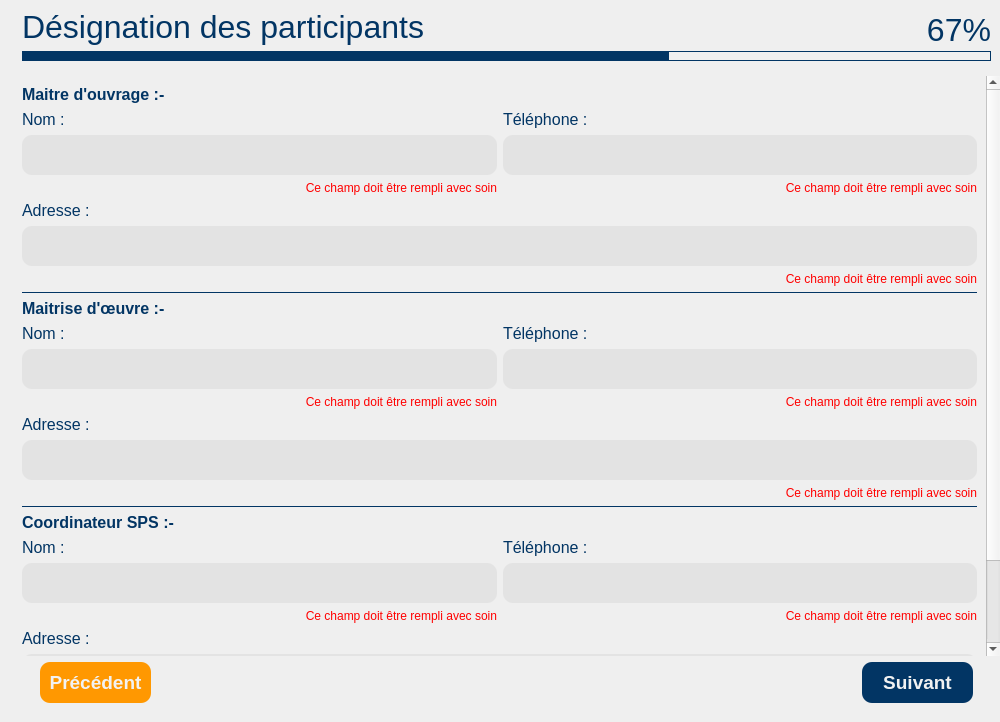
<?xml version="1.0" encoding="UTF-8"?>
<ui version="4.0">
 <class>Dialog</class>
 <widget class="QDialog" name="Dialog">
  <property name="geometry">
   <rect>
    <x>0</x>
    <y>0</y>
    <width>1000</width>
    <height>722</height>
   </rect>
  </property>
  <property name="minimumSize">
   <size>
    <width>800</width>
    <height>480</height>
   </size>
  </property>
  <property name="windowTitle">
   <string>Dialog</string>
  </property>
  <layout class="QGridLayout" name="gridLayout">
   <property name="leftMargin">
    <number>0</number>
   </property>
   <property name="topMargin">
    <number>0</number>
   </property>
   <property name="rightMargin">
    <number>0</number>
   </property>
   <property name="bottomMargin">
    <number>0</number>
   </property>
   <item row="0" column="0">
    <layout class="QHBoxLayout" name="horizontalLayout">
     <item>
      <widget class="QLabel" name="label">
       <property name="maximumSize">
        <size>
         <width>500</width>
         <height>16777215</height>
        </size>
       </property>
       <property name="text">
        <string/>
       </property>
       <property name="pixmap">
        <pixmap>:/img_back/back.png</pixmap>
       </property>
       <property name="scaledContents">
        <bool>true</bool>
       </property>
      </widget>
     </item>
     <item>
      <widget class="QWidget" name="widget" native="true">
       <layout class="QVBoxLayout" name="verticalLayout">
        <property name="leftMargin">
         <number>0</number>
        </property>
        <property name="topMargin">
         <number>0</number>
        </property>
        <property name="rightMargin">
         <number>0</number>
        </property>
        <property name="bottomMargin">
         <number>10</number>
        </property>
        <item>
         <widget class="QWidget" name="w_top" native="true">
          <property name="minimumSize">
           <size>
            <width>0</width>
            <height>70</height>
           </size>
          </property>
          <property name="maximumSize">
           <size>
            <width>16777215</width>
            <height>70</height>
           </size>
          </property>
          <layout class="QGridLayout" name="gridLayout_2">
           <item row="0" column="0" rowspan="2" colspan="2">
            <widget class="QLabel" name="label_2">
             <property name="font">
              <font>
               <pointsize>24</pointsize>
              </font>
             </property>
             <property name="styleSheet">
              <string notr="true">color:#023564;</string>
             </property>
             <property name="text">
              <string>Désignation des participants</string>
             </property>
            </widget>
           </item>
           <item row="1" column="1">
            <widget class="QLabel" name="label_3">
             <property name="font">
              <font>
               <pointsize>24</pointsize>
              </font>
             </property>
             <property name="styleSheet">
              <string notr="true">color:#023564;</string>
             </property>
             <property name="text">
              <string>67%</string>
             </property>
             <property name="alignment">
              <set>Qt::AlignRight|Qt::AlignTrailing|Qt::AlignVCenter</set>
             </property>
            </widget>
           </item>
           <item row="2" column="0" colspan="2">
            <widget class="QWidget" name="widget_5" native="true">
             <property name="minimumSize">
              <size>
               <width>0</width>
               <height>10</height>
              </size>
             </property>
             <property name="maximumSize">
              <size>
               <width>16777215</width>
               <height>10</height>
              </size>
             </property>
             <property name="styleSheet">
              <string notr="true">border: 1 solid #023564;</string>
             </property>
             <layout class="QHBoxLayout" name="horizontalLayout_3">
              <property name="spacing">
               <number>0</number>
              </property>
              <property name="sizeConstraint">
               <enum>QLayout::SetDefaultConstraint</enum>
              </property>
              <property name="leftMargin">
               <number>0</number>
              </property>
              <property name="topMargin">
               <number>0</number>
              </property>
              <property name="rightMargin">
               <number>0</number>
              </property>
              <property name="bottomMargin">
               <number>0</number>
              </property>
              <item>
               <widget class="QWidget" name="widget_6" native="true">
                <property name="sizePolicy">
                 <sizepolicy hsizetype="Preferred" vsizetype="Preferred">
                  <horstretch>8</horstretch>
                  <verstretch>0</verstretch>
                 </sizepolicy>
                </property>
                <property name="styleSheet">
                 <string notr="true">background-color:rgb(2, 53, 100);
width: 50%;</string>
                </property>
               </widget>
              </item>
              <item>
               <widget class="QWidget" name="widget_7" native="true">
                <property name="sizePolicy">
                 <sizepolicy hsizetype="Preferred" vsizetype="Preferred">
                  <horstretch>4</horstretch>
                  <verstretch>0</verstretch>
                 </sizepolicy>
                </property>
                <property name="minimumSize">
                 <size>
                  <width>0</width>
                  <height>10</height>
                 </size>
                </property>
                <property name="maximumSize">
                 <size>
                  <width>16777215</width>
                  <height>10</height>
                 </size>
                </property>
                <property name="styleSheet">
                 <string notr="true"/>
                </property>
               </widget>
              </item>
             </layout>
            </widget>
           </item>
          </layout>
         </widget>
        </item>
        <item>
         <widget class="QScrollArea" name="pnls_1">
          <property name="styleSheet">
           <string notr="true">QTextEdit
{
background:#e3e3e3;
border: 0;
border-radius: 10px;
color:#ababab;
font: 19pt &quot;Arial&quot;;
padding-left:5px;
}

QTextEdit:focus
{
color:#ff9801;
background:#f2f2f2;
border: 2 Solid #ff9801;
font: 19pt &quot;Arial&quot;;
}

QLabel
{
	color : red;
	font: 12pt &quot;Arial&quot;;
}

QCheckBox
{
color:#ababab;
font: 14pt &quot;Arial&quot;;
}

QCheckBox:hover
{
color:#ff9801;
}

QCheckBox:Checked
{
color:#023564;
}

QComboBox
{
color:#023564;
font: 16pt &quot;Arial&quot;;
}

QTimeEdit
{
background:#e3e3e3;
color:#023564;
font: 16pt &quot;Arial&quot;;
}</string>
          </property>
          <property name="frameShape">
           <enum>QFrame::NoFrame</enum>
          </property>
          <property name="frameShadow">
           <enum>QFrame::Sunken</enum>
          </property>
          <property name="lineWidth">
           <number>0</number>
          </property>
          <property name="verticalScrollBarPolicy">
           <enum>Qt::ScrollBarAsNeeded</enum>
          </property>
          <property name="widgetResizable">
           <bool>true</bool>
          </property>
          <widget class="QWidget" name="pnl_main">
           <property name="geometry">
            <rect>
             <x>0</x>
             <y>-138</y>
             <width>970</width>
             <height>716</height>
            </rect>
           </property>
           <layout class="QGridLayout" name="gridLayout_3">
            <item row="23" column="0" colspan="2">
             <widget class="QWidget" name="widget_4" native="true">
              <property name="minimumSize">
               <size>
                <width>0</width>
                <height>1</height>
               </size>
              </property>
              <property name="maximumSize">
               <size>
                <width>16777215</width>
                <height>1</height>
               </size>
              </property>
              <property name="styleSheet">
               <string notr="true">background-color:rgb(2, 53, 100);</string>
              </property>
             </widget>
            </item>
            <item row="0" column="0">
             <widget class="QLabel" name="label_6">
              <property name="font">
               <font>
                <family>Arial</family>
                <pointsize>12</pointsize>
                <weight>50</weight>
                <italic>false</italic>
                <bold>false</bold>
               </font>
              </property>
              <property name="styleSheet">
               <string notr="true">color:#023564;</string>
              </property>
              <property name="text">
               <string>&lt;html&gt;&lt;head/&gt;&lt;body&gt;&lt;p&gt;&lt;span style=&quot; font-weight:600;&quot;&gt;Maitre d'ouvrage :-&lt;/span&gt;&lt;/p&gt;&lt;/body&gt;&lt;/html&gt;</string>
              </property>
              <property name="alignment">
               <set>Qt::AlignLeading|Qt::AlignLeft|Qt::AlignVCenter</set>
              </property>
             </widget>
            </item>
            <item row="1" column="1">
             <widget class="QLabel" name="label_9">
              <property name="font">
               <font>
                <family>Arial</family>
                <pointsize>12</pointsize>
                <weight>50</weight>
                <italic>false</italic>
                <bold>false</bold>
               </font>
              </property>
              <property name="styleSheet">
               <string notr="true">color:#023564;</string>
              </property>
              <property name="text">
               <string>Téléphone :</string>
              </property>
             </widget>
            </item>
            <item row="2" column="0">
             <widget class="QTextEdit" name="txt_name1">
              <property name="maximumSize">
               <size>
                <width>16777215</width>
                <height>40</height>
               </size>
              </property>
              <property name="styleSheet">
               <string notr="true"/>
              </property>
              <property name="tabChangesFocus">
               <bool>true</bool>
              </property>
              <property name="placeholderText">
               <string/>
              </property>
             </widget>
            </item>
            <item row="1" column="0">
             <widget class="QLabel" name="label_8">
              <property name="font">
               <font>
                <family>Arial</family>
                <pointsize>12</pointsize>
                <weight>50</weight>
                <italic>false</italic>
                <bold>false</bold>
               </font>
              </property>
              <property name="styleSheet">
               <string notr="true">color:#023564;</string>
              </property>
              <property name="text">
               <string>Nom :</string>
              </property>
             </widget>
            </item>
            <item row="11" column="1">
             <widget class="QLabel" name="lbl_tel2">
              <property name="enabled">
               <bool>true</bool>
              </property>
              <property name="styleSheet">
               <string notr="true">font-size:12px;</string>
              </property>
              <property name="inputMethodHints">
               <set>Qt::ImhNone</set>
              </property>
              <property name="text">
               <string>Ce champ doit être rempli avec soin</string>
              </property>
              <property name="alignment">
               <set>Qt::AlignRight|Qt::AlignTrailing|Qt::AlignVCenter</set>
              </property>
             </widget>
            </item>
            <item row="22" column="1">
             <widget class="QLabel" name="lbl_address3">
              <property name="enabled">
               <bool>true</bool>
              </property>
              <property name="styleSheet">
               <string notr="true">font-size:12px;</string>
              </property>
              <property name="inputMethodHints">
               <set>Qt::ImhNone</set>
              </property>
              <property name="text">
               <string>Ce champ doit être rempli avec soin</string>
              </property>
              <property name="alignment">
               <set>Qt::AlignRight|Qt::AlignTrailing|Qt::AlignVCenter</set>
              </property>
             </widget>
            </item>
            <item row="8" column="0">
             <widget class="QLabel" name="label_7">
              <property name="font">
               <font>
                <family>Arial</family>
                <pointsize>12</pointsize>
                <weight>50</weight>
                <italic>false</italic>
                <bold>false</bold>
               </font>
              </property>
              <property name="styleSheet">
               <string notr="true">color:#023564;</string>
              </property>
              <property name="text">
               <string>&lt;html&gt;&lt;head/&gt;&lt;body&gt;&lt;p&gt;&lt;span style=&quot; font-weight:600;&quot;&gt;Maitrise d'œuvre :-&lt;/span&gt;&lt;/p&gt;&lt;/body&gt;&lt;/html&gt;</string>
              </property>
              <property name="alignment">
               <set>Qt::AlignLeading|Qt::AlignLeft|Qt::AlignVCenter</set>
              </property>
             </widget>
            </item>
            <item row="16" column="0">
             <widget class="QLabel" name="label_15">
              <property name="font">
               <font>
                <family>Arial</family>
                <pointsize>12</pointsize>
                <weight>50</weight>
                <italic>false</italic>
                <bold>false</bold>
               </font>
              </property>
              <property name="styleSheet">
               <string notr="true">color:#023564;</string>
              </property>
              <property name="text">
               <string>&lt;html&gt;&lt;head/&gt;&lt;body&gt;&lt;p&gt;&lt;span style=&quot; font-weight:600;&quot;&gt;Coordinateur SPS :-&lt;/span&gt;&lt;/p&gt;&lt;/body&gt;&lt;/html&gt;</string>
              </property>
              <property name="alignment">
               <set>Qt::AlignLeading|Qt::AlignLeft|Qt::AlignVCenter</set>
              </property>
             </widget>
            </item>
            <item row="18" column="1">
             <widget class="QTextEdit" name="txt_tel3">
              <property name="maximumSize">
               <size>
                <width>16777215</width>
                <height>40</height>
               </size>
              </property>
              <property name="styleSheet">
               <string notr="true"/>
              </property>
              <property name="tabChangesFocus">
               <bool>true</bool>
              </property>
              <property name="placeholderText">
               <string/>
              </property>
             </widget>
            </item>
            <item row="10" column="1">
             <widget class="QTextEdit" name="txt_tel2">
              <property name="maximumSize">
               <size>
                <width>16777215</width>
                <height>40</height>
               </size>
              </property>
              <property name="styleSheet">
               <string notr="true"/>
              </property>
              <property name="tabChangesFocus">
               <bool>true</bool>
              </property>
              <property name="placeholderText">
               <string/>
              </property>
             </widget>
            </item>
            <item row="2" column="1">
             <widget class="QTextEdit" name="txt_tel1">
              <property name="maximumSize">
               <size>
                <width>16777215</width>
                <height>40</height>
               </size>
              </property>
              <property name="styleSheet">
               <string notr="true"/>
              </property>
              <property name="tabChangesFocus">
               <bool>true</bool>
              </property>
              <property name="placeholderText">
               <string/>
              </property>
             </widget>
            </item>
            <item row="12" column="0">
             <widget class="QLabel" name="label_13">
              <property name="font">
               <font>
                <family>Arial</family>
                <pointsize>12</pointsize>
                <weight>50</weight>
                <italic>false</italic>
                <bold>false</bold>
               </font>
              </property>
              <property name="styleSheet">
               <string notr="true">color:#023564;</string>
              </property>
              <property name="text">
               <string>Adresse :</string>
              </property>
             </widget>
            </item>
            <item row="13" column="0" colspan="2">
             <widget class="QTextEdit" name="txt_address2">
              <property name="maximumSize">
               <size>
                <width>16777215</width>
                <height>40</height>
               </size>
              </property>
              <property name="styleSheet">
               <string notr="true"/>
              </property>
              <property name="tabChangesFocus">
               <bool>true</bool>
              </property>
              <property name="placeholderText">
               <string/>
              </property>
             </widget>
            </item>
            <item row="14" column="1">
             <widget class="QLabel" name="lbl_address2">
              <property name="enabled">
               <bool>true</bool>
              </property>
              <property name="styleSheet">
               <string notr="true">font-size:12px;</string>
              </property>
              <property name="inputMethodHints">
               <set>Qt::ImhNone</set>
              </property>
              <property name="text">
               <string>Ce champ doit être rempli avec soin</string>
              </property>
              <property name="alignment">
               <set>Qt::AlignRight|Qt::AlignTrailing|Qt::AlignVCenter</set>
              </property>
             </widget>
            </item>
            <item row="3" column="0">
             <widget class="QLabel" name="lbl_name1">
              <property name="enabled">
               <bool>true</bool>
              </property>
              <property name="styleSheet">
               <string notr="true">font-size:12px;</string>
              </property>
              <property name="inputMethodHints">
               <set>Qt::ImhNone</set>
              </property>
              <property name="text">
               <string>Ce champ doit être rempli avec soin</string>
              </property>
              <property name="alignment">
               <set>Qt::AlignRight|Qt::AlignTrailing|Qt::AlignVCenter</set>
              </property>
             </widget>
            </item>
            <item row="6" column="1">
             <widget class="QLabel" name="lbl_address1">
              <property name="enabled">
               <bool>true</bool>
              </property>
              <property name="styleSheet">
               <string notr="true">font-size:12px;</string>
              </property>
              <property name="inputMethodHints">
               <set>Qt::ImhNone</set>
              </property>
              <property name="text">
               <string>Ce champ doit être rempli avec soin</string>
              </property>
              <property name="alignment">
               <set>Qt::AlignRight|Qt::AlignTrailing|Qt::AlignVCenter</set>
              </property>
             </widget>
            </item>
            <item row="17" column="1">
             <widget class="QLabel" name="label_17">
              <property name="font">
               <font>
                <family>Arial</family>
                <pointsize>12</pointsize>
                <weight>50</weight>
                <italic>false</italic>
                <bold>false</bold>
               </font>
              </property>
              <property name="styleSheet">
               <string notr="true">color:#023564;</string>
              </property>
              <property name="text">
               <string>Téléphone :</string>
              </property>
             </widget>
            </item>
            <item row="5" column="0" colspan="2">
             <widget class="QTextEdit" name="txt_address1">
              <property name="maximumSize">
               <size>
                <width>16777215</width>
                <height>40</height>
               </size>
              </property>
              <property name="styleSheet">
               <string notr="true"/>
              </property>
              <property name="tabChangesFocus">
               <bool>true</bool>
              </property>
              <property name="placeholderText">
               <string/>
              </property>
             </widget>
            </item>
            <item row="18" column="0">
             <widget class="QTextEdit" name="txt_name3">
              <property name="maximumSize">
               <size>
                <width>16777215</width>
                <height>40</height>
               </size>
              </property>
              <property name="styleSheet">
               <string notr="true"/>
              </property>
              <property name="tabChangesFocus">
               <bool>true</bool>
              </property>
              <property name="placeholderText">
               <string/>
              </property>
             </widget>
            </item>
            <item row="19" column="0">
             <widget class="QLabel" name="lbl_name3">
              <property name="enabled">
               <bool>true</bool>
              </property>
              <property name="styleSheet">
               <string notr="true">font-size:12px;</string>
              </property>
              <property name="inputMethodHints">
               <set>Qt::ImhNone</set>
              </property>
              <property name="text">
               <string>Ce champ doit être rempli avec soin</string>
              </property>
              <property name="alignment">
               <set>Qt::AlignRight|Qt::AlignTrailing|Qt::AlignVCenter</set>
              </property>
             </widget>
            </item>
            <item row="21" column="0" colspan="2">
             <widget class="QTextEdit" name="txt_address3">
              <property name="maximumSize">
               <size>
                <width>16777215</width>
                <height>40</height>
               </size>
              </property>
              <property name="styleSheet">
               <string notr="true"/>
              </property>
              <property name="tabChangesFocus">
               <bool>true</bool>
              </property>
              <property name="placeholderText">
               <string/>
              </property>
             </widget>
            </item>
            <item row="10" column="0">
             <widget class="QTextEdit" name="txt_name2">
              <property name="maximumSize">
               <size>
                <width>16777215</width>
                <height>40</height>
               </size>
              </property>
              <property name="styleSheet">
               <string notr="true"/>
              </property>
              <property name="tabChangesFocus">
               <bool>true</bool>
              </property>
              <property name="placeholderText">
               <string/>
              </property>
             </widget>
            </item>
            <item row="17" column="0">
             <widget class="QLabel" name="label_16">
              <property name="font">
               <font>
                <family>Arial</family>
                <pointsize>12</pointsize>
                <weight>50</weight>
                <italic>false</italic>
                <bold>false</bold>
               </font>
              </property>
              <property name="styleSheet">
               <string notr="true">color:#023564;</string>
              </property>
              <property name="text">
               <string>Nom :</string>
              </property>
             </widget>
            </item>
            <item row="9" column="1">
             <widget class="QLabel" name="label_12">
              <property name="font">
               <font>
                <family>Arial</family>
                <pointsize>12</pointsize>
                <weight>50</weight>
                <italic>false</italic>
                <bold>false</bold>
               </font>
              </property>
              <property name="styleSheet">
               <string notr="true">color:#023564;</string>
              </property>
              <property name="text">
               <string>Téléphone :</string>
              </property>
             </widget>
            </item>
            <item row="11" column="0">
             <widget class="QLabel" name="lbl_name2">
              <property name="enabled">
               <bool>true</bool>
              </property>
              <property name="styleSheet">
               <string notr="true">font-size:12px;</string>
              </property>
              <property name="inputMethodHints">
               <set>Qt::ImhNone</set>
              </property>
              <property name="text">
               <string>Ce champ doit être rempli avec soin</string>
              </property>
              <property name="alignment">
               <set>Qt::AlignRight|Qt::AlignTrailing|Qt::AlignVCenter</set>
              </property>
             </widget>
            </item>
            <item row="3" column="1">
             <widget class="QLabel" name="lbl_tel1">
              <property name="enabled">
               <bool>true</bool>
              </property>
              <property name="styleSheet">
               <string notr="true">font-size:12px;</string>
              </property>
              <property name="inputMethodHints">
               <set>Qt::ImhNone</set>
              </property>
              <property name="text">
               <string>Ce champ doit être rempli avec soin</string>
              </property>
              <property name="alignment">
               <set>Qt::AlignRight|Qt::AlignTrailing|Qt::AlignVCenter</set>
              </property>
             </widget>
            </item>
            <item row="19" column="1">
             <widget class="QLabel" name="lbl_tel3">
              <property name="enabled">
               <bool>true</bool>
              </property>
              <property name="styleSheet">
               <string notr="true">font-size:12px;</string>
              </property>
              <property name="inputMethodHints">
               <set>Qt::ImhNone</set>
              </property>
              <property name="text">
               <string>Ce champ doit être rempli avec soin</string>
              </property>
              <property name="alignment">
               <set>Qt::AlignRight|Qt::AlignTrailing|Qt::AlignVCenter</set>
              </property>
             </widget>
            </item>
            <item row="9" column="0">
             <widget class="QLabel" name="label_11">
              <property name="font">
               <font>
                <family>Arial</family>
                <pointsize>12</pointsize>
                <weight>50</weight>
                <italic>false</italic>
                <bold>false</bold>
               </font>
              </property>
              <property name="styleSheet">
               <string notr="true">color:#023564;</string>
              </property>
              <property name="text">
               <string>Nom :</string>
              </property>
             </widget>
            </item>
            <item row="4" column="0">
             <widget class="QLabel" name="label_10">
              <property name="font">
               <font>
                <family>Arial</family>
                <pointsize>12</pointsize>
                <weight>50</weight>
                <italic>false</italic>
                <bold>false</bold>
               </font>
              </property>
              <property name="styleSheet">
               <string notr="true">color:#023564;</string>
              </property>
              <property name="text">
               <string>Adresse :</string>
              </property>
             </widget>
            </item>
            <item row="20" column="0">
             <widget class="QLabel" name="label_14">
              <property name="font">
               <font>
                <family>Arial</family>
                <pointsize>12</pointsize>
                <weight>50</weight>
                <italic>false</italic>
                <bold>false</bold>
               </font>
              </property>
              <property name="styleSheet">
               <string notr="true">color:#023564;</string>
              </property>
              <property name="text">
               <string>Adresse :</string>
              </property>
             </widget>
            </item>
            <item row="7" column="0" colspan="2">
             <widget class="QWidget" name="widget_2" native="true">
              <property name="minimumSize">
               <size>
                <width>0</width>
                <height>1</height>
               </size>
              </property>
              <property name="maximumSize">
               <size>
                <width>16777215</width>
                <height>1</height>
               </size>
              </property>
              <property name="styleSheet">
               <string notr="true">background-color:rgb(2, 53, 100);</string>
              </property>
             </widget>
            </item>
            <item row="15" column="0" colspan="2">
             <widget class="QWidget" name="widget_3" native="true">
              <property name="minimumSize">
               <size>
                <width>0</width>
                <height>1</height>
               </size>
              </property>
              <property name="maximumSize">
               <size>
                <width>16777215</width>
                <height>1</height>
               </size>
              </property>
              <property name="styleSheet">
               <string notr="true">background-color:rgb(2, 53, 100);</string>
              </property>
             </widget>
            </item>
            <item row="24" column="0" colspan="2">
             <widget class="QCheckBox" name="ch1">
              <property name="text">
               <string>Existe-t-il un plan général de coordination ?</string>
              </property>
             </widget>
            </item>
           </layout>
          </widget>
         </widget>
        </item>
        <item>
         <widget class="QWidget" name="pnl_btns" native="true">
          <property name="maximumSize">
           <size>
            <width>16777215</width>
            <height>50</height>
           </size>
          </property>
          <property name="font">
           <font>
            <family>Arial Black</family>
           </font>
          </property>
          <layout class="QHBoxLayout" name="horizontalLayout_2">
           <property name="leftMargin">
            <number>27</number>
           </property>
           <property name="topMargin">
            <number>0</number>
           </property>
           <property name="rightMargin">
            <number>27</number>
           </property>
           <property name="bottomMargin">
            <number>18</number>
           </property>
           <item>
            <widget class="QPushButton" name="btn_back">
             <property name="minimumSize">
              <size>
               <width>111</width>
               <height>41</height>
              </size>
             </property>
             <property name="maximumSize">
              <size>
               <width>111</width>
               <height>41</height>
              </size>
             </property>
             <property name="font">
              <font>
               <family>Arial</family>
               <pointsize>14</pointsize>
               <weight>75</weight>
               <italic>false</italic>
               <bold>true</bold>
              </font>
             </property>
             <property name="styleSheet">
              <string notr="true">QPushButton#btn_back
{
background-color:#ff9801;
color:#f2f2f2;
border-radius: 10px;
font: 75 14pt &quot;Arial&quot;;
font-weight: bold;
}

QPushButton#btn_back:hover
{
background-color:#fbaa32;
}</string>
             </property>
             <property name="text">
              <string>Précédent</string>
             </property>
             <property name="checkable">
              <bool>false</bool>
             </property>
             <property name="flat">
              <bool>false</bool>
             </property>
            </widget>
           </item>
           <item>
            <spacer name="horizontalSpacer">
             <property name="orientation">
              <enum>Qt::Horizontal</enum>
             </property>
             <property name="sizeHint" stdset="0">
              <size>
               <width>40</width>
               <height>20</height>
              </size>
             </property>
            </spacer>
           </item>
           <item>
            <widget class="QPushButton" name="btn_next">
             <property name="minimumSize">
              <size>
               <width>111</width>
               <height>41</height>
              </size>
             </property>
             <property name="maximumSize">
              <size>
               <width>111</width>
               <height>41</height>
              </size>
             </property>
             <property name="font">
              <font>
               <family>Arial</family>
               <pointsize>14</pointsize>
               <weight>75</weight>
               <italic>false</italic>
               <bold>true</bold>
              </font>
             </property>
             <property name="styleSheet">
              <string notr="true">QPushButton#btn_next
{
background-color:rgb(2, 53, 100);
color:#f2f2f2;
border-radius: 10px;
font: 75 14pt &quot;Arial&quot;;
font-weight: bold;
}

QPushButton#btn_next:hover
{
background-color:#2d5c87;
}</string>
             </property>
             <property name="text">
              <string>Suivant</string>
             </property>
             <property name="checkable">
              <bool>false</bool>
             </property>
             <property name="flat">
              <bool>false</bool>
             </property>
            </widget>
           </item>
          </layout>
         </widget>
        </item>
       </layout>
      </widget>
     </item>
    </layout>
   </item>
  </layout>
 </widget>
 <tabstops>
  <tabstop>txt_name1</tabstop>
  <tabstop>txt_tel1</tabstop>
  <tabstop>txt_address1</tabstop>
  <tabstop>txt_name2</tabstop>
  <tabstop>txt_tel2</tabstop>
  <tabstop>txt_address2</tabstop>
  <tabstop>txt_name3</tabstop>
  <tabstop>txt_tel3</tabstop>
  <tabstop>txt_address3</tabstop>
  <tabstop>ch1</tabstop>
  <tabstop>btn_next</tabstop>
  <tabstop>btn_back</tabstop>
  <tabstop>pnls_1</tabstop>
 </tabstops>
 <resources>
  <include location="test.qrc"/>
  <include location="C:/Program Files (x86)/Qt Designer/test.qrc"/>
 </resources>
 <connections/>
</ui>
